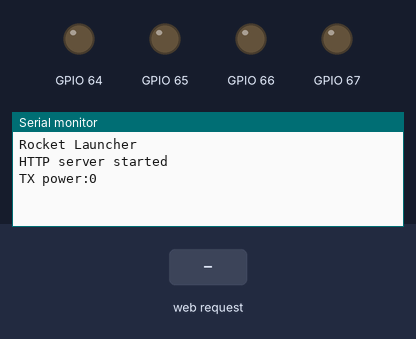
Bench run of a sketch on a simulated ESP32. Parts: output pins drawn as LEDs (lit = HIGH), the last lines printed to the serial monitor. The inputs (shaded band) are chosen by the test bench.

Above: at 2.3 s.
2.4 s: HTTP request GET / received
At 3.3 s:
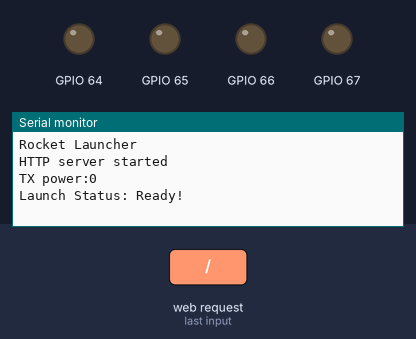
3.9 s: HTTP request GET /launch received
At 4.5 s:
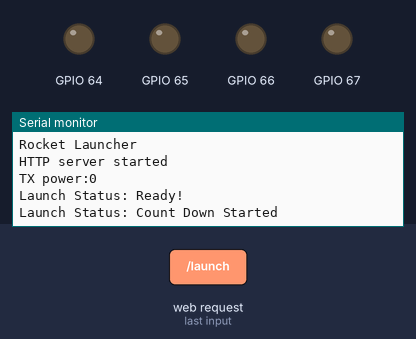
6.4 s: HTTP request GET /abort received
At 7.6 s:
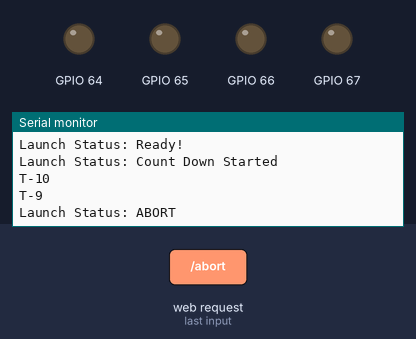

The sketch:

RocketLauncher.ino
```cpp
//OCA
#include "Arduino.h"
#include "PCF8574.h"

PCF8574 OCA(0x20);
#define MOSFET1 P0
#define MOSFET2 P1
#define GPIO3 P2
#define GPIO4 P3
//OCA

#include <WiFi.h>
#include <WebServer.h>
// #define WL_top_red 25
// #define WL_top_blue 26
// #define WL_mid_yellow 19  // Actually Green
// #define WL_bot_blue 18    // Actually Olive
// #define WL_bot_red 17
/* Put your SSID & Password */
const char* ssid = "RocketLauncher";  // Enter SSID here
const char* password = "toothpick";   //Enter Password here

/* Put IP Address details */
IPAddress local_ip(11, 11, 11, 11);
IPAddress gateway(11, 11, 11, 11);
IPAddress subnet(255, 255, 255, 0);

WebServer server(80);

// uint8_t LED1pin = WL_top_blue;
// bool LED1status = LOW;

// uint8_t LED2pin = WL_mid_yellow;
bool launchStatus = LOW;

void setup() {
  Serial.begin(115200);
  delay(1000);
  Serial.println();
  Serial.println("Rocket Launcher");
  //OCA
  Wire.begin();
  OCA.pinMode(MOSFET1, OUTPUT);
  OCA.pinMode(MOSFET2, OUTPUT);
  OCA.pinMode(GPIO3, OUTPUT);
  OCA.pinMode(GPIO4, OUTPUT);
  if (!OCA.begin()) {
    Serial.println("OCA not detected. Please check wiring. Freezing...");
    vTaskDelete(NULL);
  }
  OCA.digitalWrite(MOSFET1, LOW);
  OCA.digitalWrite(MOSFET2, LOW);
  OCA.digitalWrite(GPIO3, LOW);
  OCA.digitalWrite(GPIO4, LOW);
  //OCA
  WiFi.softAP(ssid, password);
  WiFi.softAPConfig(local_ip, gateway, subnet);
  delay(100);

  server.on("/", handle_OnConnect);
  server.on("/launch", handle_launch);
  server.on("/abort", handle_abort);
  server.onNotFound(handle_NotFound);

  server.begin();
  Serial.println("HTTP server started");
  WiFi.setTxPower(WIFI_POWER_19_5dBm);
  int a = WiFi.getTxPower();
  Serial.print("TX power:");
  Serial.println(a);
}
long launchTimer = 0;
int currentSec = 0;
void loop() {
  server.handleClient();

  if (launchStatus) {
    int nowSec = (millis() - launchTimer) / 1000;
    if (nowSec != currentSec) {
      currentSec = nowSec;
      Serial.printf("T-%d\n", 11 - currentSec);
      server.send(200, "text/html", SendHTML(launchStatus, 11 - currentSec));
    }
    if (millis() - launchTimer > 11000) {
      launchTimer = 0;
      launchStatus = false;
      Serial.println("Launch Status: Ignition!");
      OCA.digitalWrite(MOSFET1, HIGH);
      delay(1000);
      OCA.digitalWrite(MOSFET1, LOW);
      Serial.println("Launch Status: Take Off!");
    }
  } else {
    OCA.digitalWrite(MOSFET1, LOW);
    launchTimer = 0;
  }
}

void handle_OnConnect() {
  launchStatus = LOW;
  launchTimer = 0;
  Serial.println("Launch Status: Ready!");
  server.send(200, "text/html", SendHTML(launchStatus, 0));
}

void handle_launch() {
  launchStatus = HIGH;
  launchTimer = millis();
  Serial.println("Launch Status: Count Down Started");
  server.send(200, "text/html", SendHTML(true, 0));
}

void handle_abort() {
  launchStatus = LOW;
  Serial.println("Launch Status: ABORT");
  server.send(200, "text/html", SendHTML(false, 0));
}

void handle_NotFound() {
  server.send(404, "text/plain", "Not found");
}
const char cd[] PROGMEM = R"rawliteral(
<p><div id="countdown"><div></p>
<script>
  var timeleft = 10;
  var downloadTimer = setInterval(function(){
    if(timeleft <= 0){
      clearInterval(downloadTimer);
      document.getElementById("countdown").innerHTML = "Ignition";
    } else {
      document.getElementById("countdown").innerHTML = "T-" + timeleft ;
    }
    timeleft -= 1;
  }, 1000);
</script>
)rawliteral";

String SendHTML(uint8_t launchstat, int countDown) {
  String ptr = "<!DOCTYPE html> <html>\n";
  ptr += "<head><meta name=\"viewport\" content=\"width=device-width, initial-scale=1.0, user-scalable=no\">\n";
  ptr += "<title>Rocket Launcher</title>\n";
  ptr += "<style>html { font-family: Helvetica; display: inline-block; margin: 0px auto; text-align: center;}\n";
  ptr += "body{margin-top: 50px;} h1 {color: #444444;margin: 50px auto 30px;} h3 {color: #444444;margin-bottom: 50px;}\n";
  ptr += ".button {display: block;width: 200px;background-color: #3498db;border: none;color: white;padding: 13px 30px;text-decoration: none;font-size: 36px;margin: 0px auto 35px;cursor: pointer;border-radius: 4px;}\n";
  ptr += ".button-launch {background-color: green;}\n";
  ptr += ".button-launch:active {background-color: darkgreen;}\n";
  ptr += ".button-abort {background-color: red;}\n";
  ptr += ".button-abort:active {background-color: darkred;}\n";
  ptr += "p {font-size: 14px;color: #888;margin-bottom: 10px;}\n";
  ptr += "#countdown {font-size: 200px;color: #F00;display: inline-block;inline-size: 75%;background-color: #AAA;border: 10px solid #000;border-radius: 10px;font-weight: 900;}\n";
  ptr += "</style>\n";
  ptr += "</head>\n";
  ptr += "<body>\n";
  ptr += "<h1>Rocket Launcher</h1>\n";
  ptr += "<h3>Press LAUNCH to start countdown.</h3>\n";

  if (launchstat) {
    ptr += "<p>Launch Status: Count Down Started</p><a class=\"button button-abort\" href=\"/abort\">ABORT</a>\n";
    ptr += cd;
  } else {
    ptr += "<p>Launch Status: On Hold</p><a class=\"button button-launch\" href=\"/launch\">LAUNCH</a>\n";
  }

  ptr += "</body>\n";
  ptr += "</html>\n";
  return ptr;
}
```

Measured:
- after the input at 2.4 s, the serial monitor: prints a new line at once (image 1)
- after the input at 3.9 s, the serial monitor: prints a new line at once (image 2)
- after the input at 6.4 s, the serial monitor: prints a new line at once (image 3)
